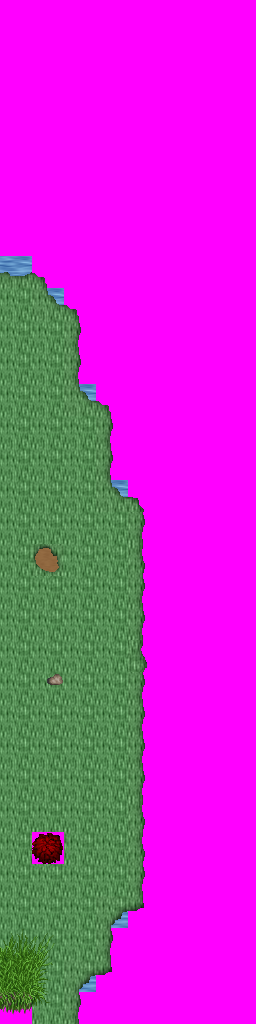

Tiled map render using the project's own tile images. Description and the map definition, with tile-layer contents summarised, below:
An orthogonal 8x32 tile map with 32x32 px tiles, 6 tile layers (Ground, Objects, Above, Walkable, ...), 8 tilesets and 2 objects (newmap, from_east_0).

<map version="1.0" orientation="orthogonal" width="8" height="32" tilewidth="32" tileheight="32">
 <tileset firstgid="1" name="ground_ground" tilewidth="32" tileheight="32">
  <image source="../drawable/ground_ground.png" width="96" height="352" />
 </tileset>
 <tileset firstgid="34" name="ground_mud_patch" tilewidth="32" tileheight="32">
  <image source="../drawable/ground_mud_patch.png" width="128" height="32" />
 </tileset>
 <tileset firstgid="38" name="ground_grass_corners" tilewidth="32" tileheight="32">
  <image source="../drawable/ground_grass_corners.png" width="192" height="128" />
 </tileset>
 <tileset firstgid="62" name="ground_grass_edges" tilewidth="32" tileheight="32">
  <image source="../drawable/ground_grass_edges.png" width="384" height="96" />
 </tileset>
 <tileset firstgid="98" name="ground_tall_grass" tilewidth="32" tileheight="32">
  <image source="../drawable/ground_tall_grass.png" width="160" height="96" />
 </tileset>
 <tileset firstgid="113" name="ground_rock_pebbles" tilewidth="32" tileheight="32">
  <image source="../drawable/ground_rock_pebbles.png" width="32" height="96" />
 </tileset>
 <tileset firstgid="116" name="plant_bush_various_small" tilewidth="32" tileheight="32">
  <image source="../drawable/plant_bush_various_small.png" width="96" height="96" />
 </tileset>
 <tileset firstgid="125" name="walkable_sentinel" tilewidth="32" tileheight="32">
  <image source="../drawable/walkable_sentinel.png" width="32" height="32" />
 </tileset>
 <layer name="Ground" width="8" height="32">
  <data>[256 cells, 256 non-empty, 3 distinct tile ids]</data>
 </layer>
 <layer name="Objects" width="8" height="32">
  <data>[256 cells, 1 non-empty, 1 distinct tile ids]</data>
 </layer>
 <layer name="Above" width="8" height="32">
  <data>[256 cells, 4 non-empty, 4 distinct tile ids]</data>
 </layer>
 <layer name="Walkable" width="8" height="32">
  <data>[256 cells, 178 non-empty, 1 distinct tile ids]</data>
 </layer>
 <layer name="Objects_stendhal" width="8" height="32">
  <data>[256 cells, 33 non-empty, 11 distinct tile ids]</data>
 </layer>
 <layer name="Objects_stendhal2" width="8" height="32">
  <data>[256 cells, 0 non-empty, 0 distinct tile ids]</data>
 </layer>
 <objectgroup name="Mapevents" width="8" height="32">
  <object name="exit_west_0" type="newmap" x="0" y="256" width="32" height="736">
   <properties>
    <property name="map" value="interiors_abstract_tutorial_island_x0_y0" />
    <property name="place" value="from_west_0" />
   </properties>
  </object>
 </objectgroup>
 <objectgroup name="Spawn" width="8" height="32">
  <object name="from_east_0" x="0" y="608" width="32" height="32" />
 </objectgroup>
 <objectgroup name="Keys" width="8" height="32" />
 <objectgroup name="Replace" width="8" height="32" />
</map>
